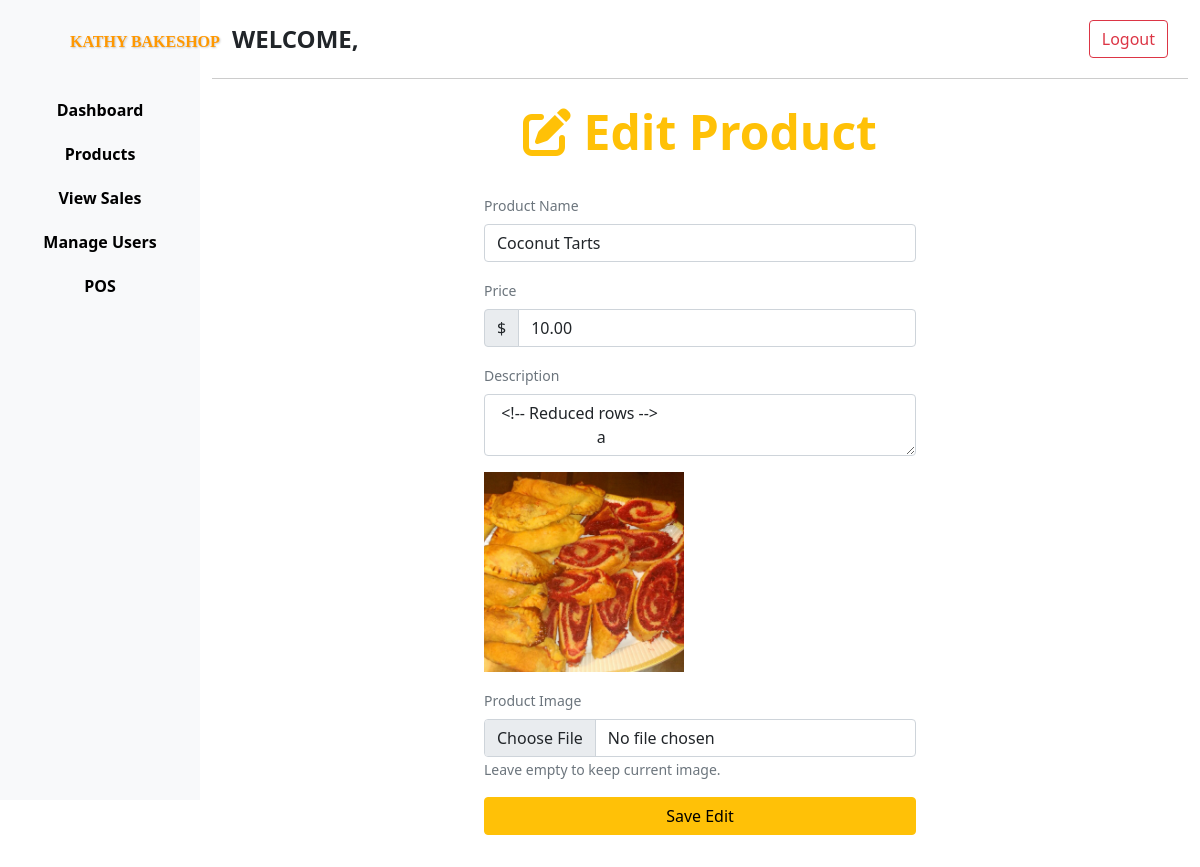
/Admin-WEB/product-list/Edit-product.php?product_id=21, run on the app's committed database.
### tables this page shows
CREATE TABLE IF NOT EXISTS `products` (
  `id` int NOT NULL AUTO_INCREMENT,
  `product_name` varchar(50) NOT NULL,
  `price` decimal(10,2) NOT NULL,
  `image` longblob NOT NULL,
  `description` varchar(1000) NOT NULL,
  `quantity` int NOT NULL,
  PRIMARY KEY (`id`),
  UNIQUE KEY `id` (`id`)
);

### Classes/Connect.php (called while the page is built, shortened)
<?php
        class Database {
            private $server_name = "localhost";
            private $db_username = "root";
            private $db_password = "";
            private $db_name = "db_pos";
            public function __construct() {
                $this->conn = new mysqli($this->server_name, $this->db_username, $this->db_password, $this->db_name);
        }
    }
    ?>

### Classes/Product.php (called while the page is built, shortened)
<?php
require_once "Connect.php";
class Product extends Database {
    public function displaySpecificProduct($product_id) {
        $sql = "SELECT * FROM products WHERE id = ?";
        $stmt = $this->conn->prepare($sql);
        $stmt->bind_param("i", $product_id);
        $stmt->execute();
        $result = $stmt->get_result();
        if ($result) {
            return $result->fetch_assoc();
        } else {
            die("Error in retrieving product: " . $stmt->error);
        }
    }
}

### Admin-WEB/product-list/Edit-product.php (the view, shortened to what this page needs)
<?php
include "../includes/header.php";
include "../../Classes/Product.php";
$product = new Product;
$product_details = $product->displaySpecificProduct($_GET['product_id']);
?>
<div class="container mt-3">
    <div class="card border-0 mx-auto w-50">
        <div class="card-header bg-white border-0">
            <h1 class="display-5 fw-bold text-warning text-center">
                <i class="fa-solid fa-pen-to-square"></i> Edit Product
            </h1>
        </div>
        <div class="card-body">
            <form action="../../Actions/product-actions.php" method="post" enctype="multipart/form-data" class="w-100 mx-auto">
                <div class="mb-3">
                    <label for="product-name" class="form-label small text-secondary">Product Name</label>
                    <input type="text" name="product_name" id="product-name" class="form-control"
                        value="<?= htmlspecialchars($product_details['product_name']) ?>" required>
                </div>
                <div class="mb-3">
                    <label for="price" class="form-label small text-secondary">Price</label>
                    <div class="input-group mb-3">
                        <span class="input-group-text" id="price-tag">$</span>
                        <input type="number" name="price" id="price" class="form-control"
                            aria-label="Price" aria-describedby="price-tag"
                            value="<?= htmlspecialchars($product_details['price']) ?>" required>
                    </div>
                </div>
                <div class="mb-3">
                    <label for="description" class="form-label small text-secondary">Description</label>
                    <textarea name="description" id="description" class="form-control" rows="2" required>
                        <?= htmlspecialchars($product_details['description']) ?>
                    </textarea>
                </div>
                <div class="mb-3">
                    <img id="productImagePreview" src="../../image/<?= $product_details['image'] ?>"
                        alt="Product Image" class="img-fluid" style="max-height: 200px;">
                    <label for="image" class="form-label small text-secondary">Product Image</label>
                    <input type="file" name="image" id="image" class="form-control" accept="image/*">
                    <small class="text-secondary">Leave empty to keep current image.</small>
                </div>
                <div class="mb-3">
                    <button type="submit" class="btn btn-warning w-100" name="edit_product">Save Edit</button>
                </div>
            </form>
        </div>
    </div>
</div>
<?php
include "../includes/footer.php";
?>

### Admin-WEB/includes/header.php (style rules this page uses)
body { overflow-x: hidden; }

### data on the page
products: product_name "Coconut Tarts", price "10.00", description "<!-- Reduced rows --> a", image (picture)
